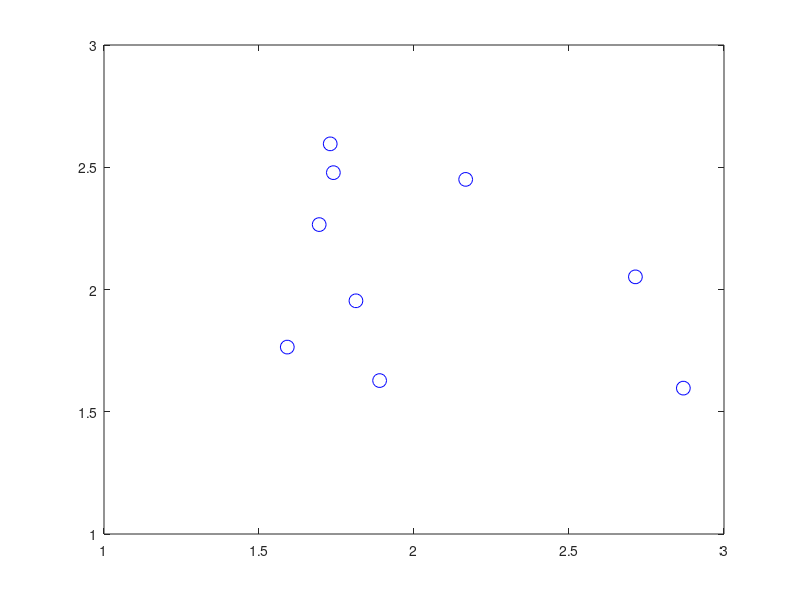

MATLAB code to generate this figure: (Note: this script raises an error after producing the figure.)
%{
Implenting the paper:Unifying Geometric, Probabilistic, and Potential Field Approaches
to Multi-Robot Deployment 
%}

clear
clf
%randomly generating agent positions 
pointset1= (rand(1,2)+1)*1.5;pointset2 =(rand(1,2)+1)*1.5;pointset3 = (rand(1,2)+1)*1.5;pointset4 =(rand(1,2)+1)*1.5;pointset11= (rand(1,2)+1)*1.5;
pointset12 =(rand(1,2)+1)*1.5;pointset13 =(rand(1,2)+1)*1.5;pointset14 =(rand(1,2)+1)*1.5;pointset21=(rand(1,2)+1)*1.5;
%concatinating agent positions into single matrix
allagents2=cat(1,pointset1,pointset2,pointset3,pointset4,pointset11,pointset12,pointset13);
allagents1=cat(1,allagents2,pointset14,pointset21);
allagents=cat(1,allagents2,pointset14,pointset21);
total_cost_fn=0;
%defining alpha & gain value,which varies with the deployment objective
% alpha=-1;gain=0.01; % for minimum variance controller
% alpha=1;gain=0.0001; for achieving consen
alpha=-10;gain=0.001
 % Initial plotting of  all the  agent positions
for n1=1:length(allagents1)
    axis([1 3 1 3])
    plot(allagents1(n1,1),allagents1(n1,2), 'ob', 'MarkerSize', 10)
    hold on
end

% updating the agent position in each iteration with respect to control action
for t=1:310
      if (t==1)
            for n_init=1:length(allagents)
                a=((n_init*2)-1);
                b=(n_init*2);
                A(a,t)=allagents(n_init,1);
                A(b,t)=allagents(n_init,2);
           end
           val=path_ploting(A,allagents);
     end
     title('Unifying controller without obstacles:Consensus')
%     implementing dp=k(dh/dp)
    for n=1:length(allagents)
        for n1=1:length(allagents1)
            plot(allagents1(n1,1),allagents1(n1,2), 'ob', 'MarkerSize', 10)
        end
        con_out=gradient_control(allagents(n,:),allagents,alpha);
        initial_agent_val(n,1)=allagents(n,1);
        initial_agent_val(n,2)=allagents(n,2);
        allagents(n,1)=allagents(n,1)-gain*con_out(1);
        allagents(n,2)=allagents(n,2)-gain*con_out(2);
    %creating path of agents as a matrix
        a=((n*2)-1);
        b=(n*2);
        a1=t+1;
        b1=t+1;
        A(a,a1)=allagents(n,1);
        A(b,b1)=allagents(n,2);   
        axis([1 3 1 3])
        title('Unifying controller')
        subplot(1,1,1)
        plot(allagents(n,1),allagents(n,2), '--o', 'MarkerSize', 8, 'MarkerFaceColor', 'b')   
        hold on
        subplot(1,1,1)
        axis([1 3 1 3])
        hold on
   end
   voronoi(allagents(:,1),allagents(:,2))
   val=path_ploting(A,allagents);
   hold off
end   
 %Plotting path of agents as a matrix 
function val=path_ploting(X,allagents) 
   for n2=1:length(allagents)
       c=((n2*2)-1);
       c1=(n2*2);  
       axis([1 3 1 3])
       plot(X(c,:),X(c1,:),':b','MarkerSize', 20)
       axis([1 3 1 3])
       hold on
       val=0;
     pause(0.00000001)
   end   
 end
        
%sensing cost and its derivative calculation
function [single_cost_fn,df_sensing_cost]=sensing_fn(agent,q)
    d =[q(1),q(2)]- [agent(1),agent(2)];
    single_cost_fn = (norm(d)^2)/2;
    df_sensing_cost=-([q(1),q(2)]- [agent(1),agent(2)]);              
end
%Mixing function
function mixing_cost=mixing_fn(allagents,q,alpha)
    total_cost_fn = 0;
    for n=1:length(allagents)
        single_cost_fn=sensing_fn(allagents(n,:),q);
        total_cost_fn=total_cost_fn+(single_cost_fn^alpha);
    end
    mixing_cost=(total_cost_fn)^(1/alpha);    
end
%Importance function
function importance=Importance_fn(q,imp_q)
    importance=imp_q(q(1),q(2));
end
%Derivative of cost function for a location q
function s_gradient=grad(agent,q,allagents,alpha)
     
     [single_cost_fn,df_sensing_cost]=sensing_fn(agent,q);
     mixing_cost=mixing_fn(allagents,q,alpha);
     importance=.1;
     s_gradient=(((single_cost_fn/ (mixing_cost+0.0000001))^(alpha-1))*df_sensing_cost*importance);
     if (isnan(s_gradient(1,1)) || isnan(s_gradient(1,2)))
        s_gradient=[0 0]     
     end
end
%Derivative of cost function for all points in  region Q
function s_t_gradient=gradient_control(agent,allagents,alpha)
    s_t_gradient = 0;
    for i=1:.01:3
        for j=1:.01:3
        q=[i,j];
        s_gradient=grad(agent,q,allagents,alpha);
        s_t_gradient=s_t_gradient+s_gradient;
        end  
    end      
end
    
